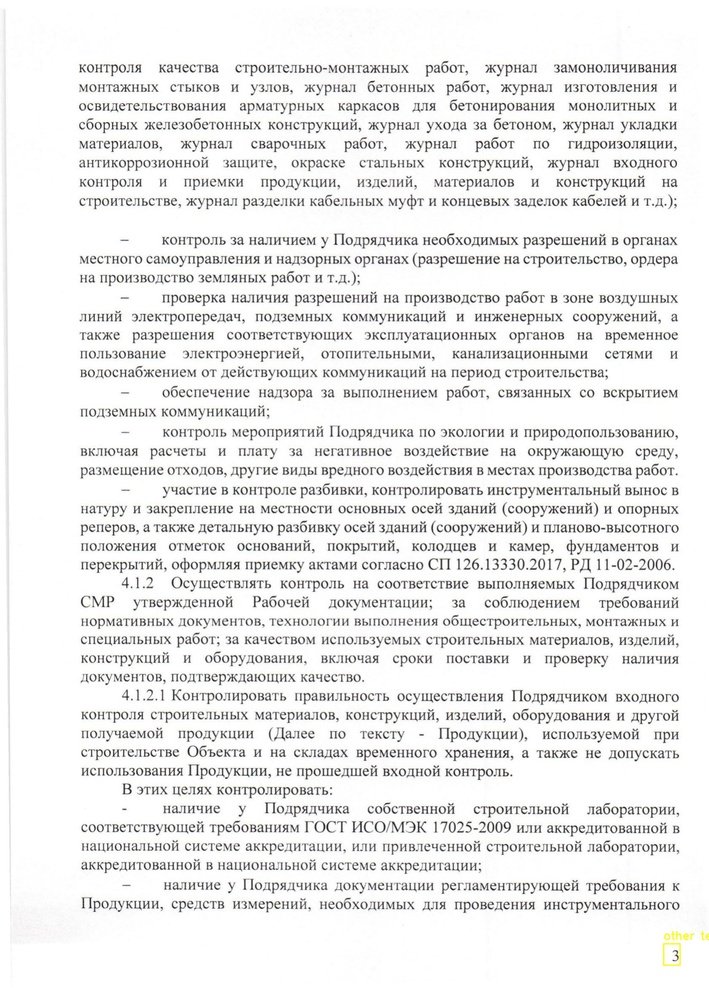
#> input picture different_docs/0112.jpeg, 709 x 995 px, shrunk from 1681 x 2359 before the run, found by its file name
$ jupyter execute --allow-errors for_train.ipynb
#> lines starting #> are read from the running program, lines starting #| are printed output that depends on the picture; after the words box and inside, x2 and y2 are one past the last pixel; in counts of white or black regions, pixels touching at a corner belong together
[cell 1]
import cv2
import matplotlib.pyplot as plt

[cell 2]
def pdf2text(path):
    """
    path - путь к файлу pdf
    файл преобразуется в изображение, изображение преобразуется в текст
    возвращает список строк документа
    """
    img = p2i.convert_from_path(path, fmt='png')
    image = np.array(img[0])
    preprocess = "thresh"
    # загрузить образ и преобразовать его в оттенки серого
    #image = cv2.imread('image.png') # image - numpy-array of pixels
    gray = cv2.cvtColor(image, cv2.COLOR_BGR2GRAY)
    # проверим, следует ли применять пороговое значение для предварительной обработки изображения
    if preprocess == "thresh":
        gray = cv2.threshold(gray, 0, 255,
            cv2.THRESH_BINARY | cv2.THRESH_OTSU)[1]
    # если нужно медианное размытие, чтобы удалить шум
    elif preprocess == "blur":
        gray = cv2.medianBlur(gray, 3)
    # сохраним временную картинку в оттенках серого, чтобы можно было применить к ней OCR
    filename = "{}.png".format(os.getpid())
    cv2.imwrite(filename, gray)
    # загрузка изображения в виде объекта image Pillow, применение OCR, а затем удаление временного файла
    text = pytesseract.image_to_string(Image.open(filename), lang='rus') #to_data
    os.remove(filename)
    return text.split(sep='\n')

[cell 3]
img = cv2.imread("/home/padre/data/claw_data/images/0112.jpeg")
#> img is the input picture: shape (995, 709, 3); mean B, G, R 235.4, 235.8, 235.8
plt.figure(figsize=(15, 15))
plt.imshow(img[:, :, ::-1])
plt.show()

[cell 4]
gray = cv2.cvtColor(img, cv2.COLOR_BGR2GRAY)
plt.figure(figsize=(15, 15))
plt.imshow(gray, cmap='gray')
plt.show()

[cell 5]
gray = cv2.threshold(gray, 0, 255, cv2.THRESH_BINARY | cv2.THRESH_OTSU)[1]
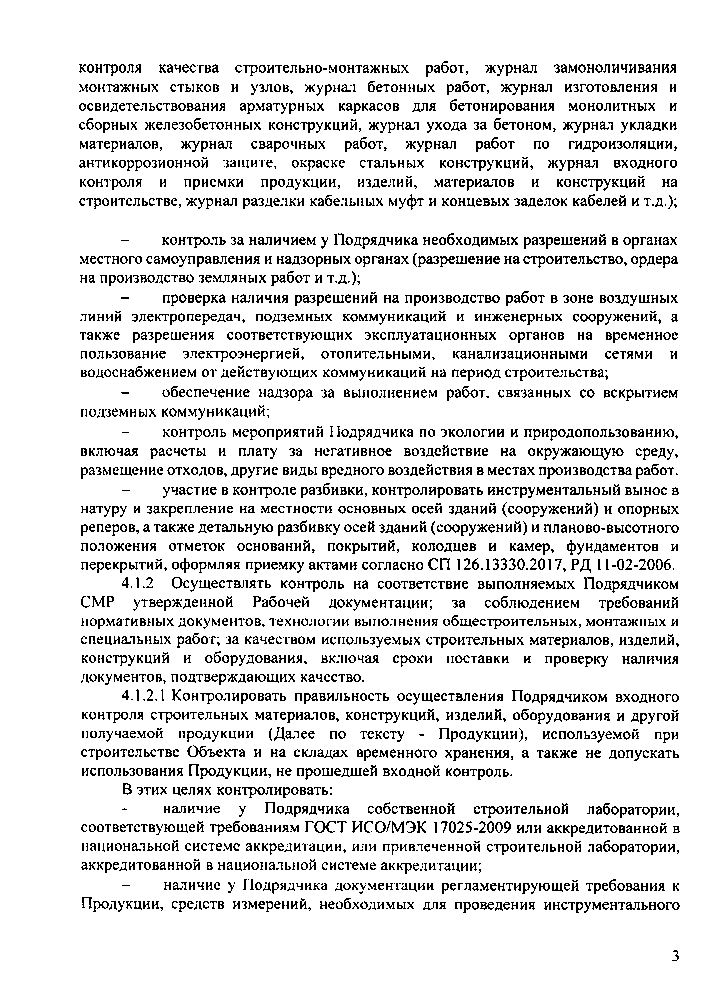
#> gray: shape (995, 709); 88.4% white; black in thin lines or dots, all inside (x1, y1, x2, y2) = (79, 61, 680, 961)
plt.figure(figsize=(15, 15))
plt.imshow(gray, cmap='gray')
plt.show()

[cell 6]
gray = cv2.medianBlur(gray, 3)
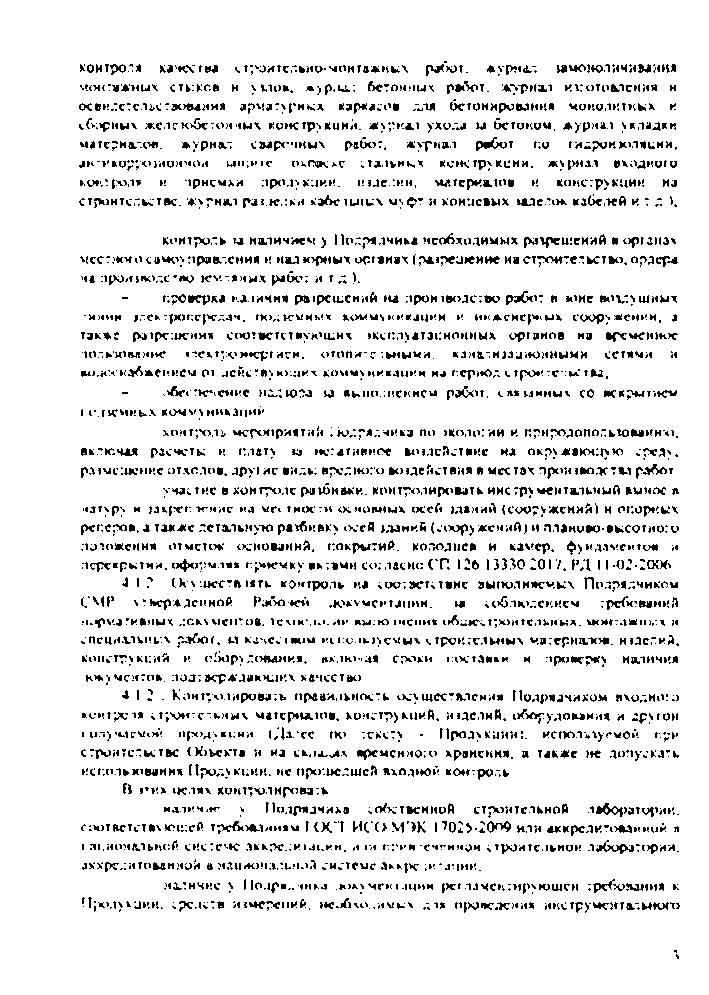
#> gray: shape (995, 709); 90.6% white; black in thin lines or dots, all inside (x1, y1, x2, y2) = (79, 61, 680, 959)
plt.figure(figsize=(15, 15))
plt.imshow(gray, cmap='gray')

[cell 7]
plt.imsave("/tmp/afterBlur.jpg", gray, cmap='gray')

[cell 8]
import pytesseract
pytesseract.image_to_string(gray, lang='rus')
#> (this line was passed over: pytesseract is not available in this run)
